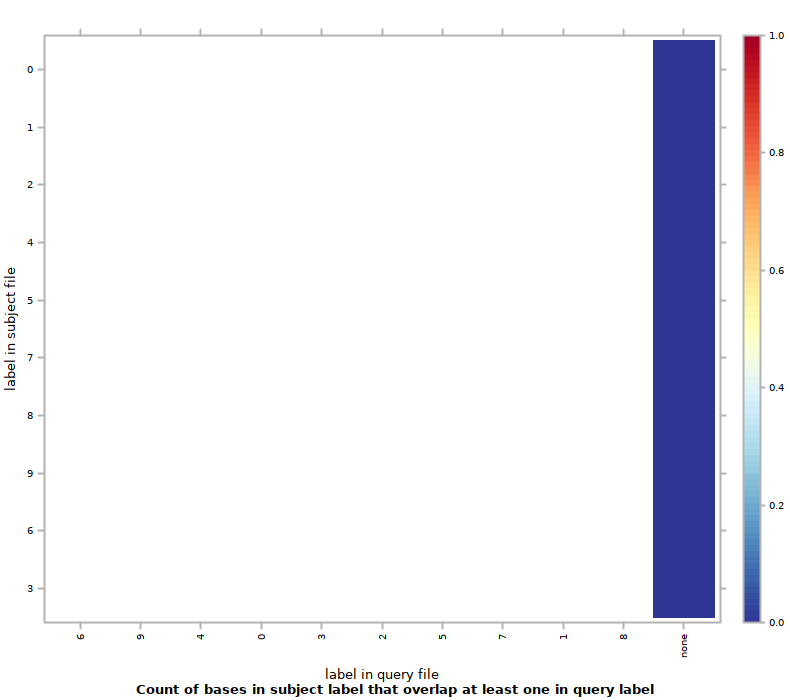

The script that drew this image:
#!/usr/bin/env Rscript
## transcript produced by Segtools 1.1.14

segtools.r.dirname <-
  system2("python",
          c("-c", "'import segtools; print segtools.get_r_dirname()'"),
          stdout = TRUE)

source(file.path(segtools.r.dirname, 'common.R'))
source(file.path(segtools.r.dirname, 'overlap.R'))
save.overlap.performance('./MCseq50bp100bp/overlap-ordered', 'overlap.performance', './MCseq50bp100bp/overlap-ordered/overlap.tab', row.normalize = 'FALSE', mnemonic_file = './MCseq50bp100bp/overlap-direct/mnemonics1_new.txt', clobber = FALSE, col_mnemonic_file = './MCseq50bp100bp/overlap-direct/mnemonics2_new.txt')
save.overlap.heatmap('./MCseq50bp100bp/overlap-ordered', 'overlap', './MCseq50bp100bp/overlap-ordered/overlap.tab', clobber = FALSE, col_mnemonic_file = './MCseq50bp100bp/overlap-direct/mnemonics2_new.txt', cluster = FALSE, max_contrast = FALSE, row.normalize = 'FALSE', mnemonic_file = './MCseq50bp100bp/overlap-direct/mnemonics1_new.txt')
